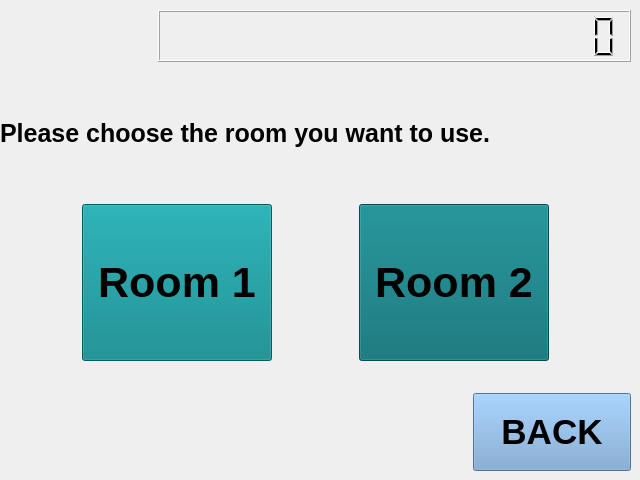
    <widget class="QWidget" name="Page2Register">
     <widget class="QWidget" name="verticalLayoutWidget_2">
      <property name="geometry">
       <rect>
        <x>0</x>
        <y>10</y>
        <width>631</width>
        <height>461</height>
       </rect>
      </property>
      <layout class="QVBoxLayout" name="verticalLayout_2" stretch="2,1,3,1,6,1,3">
       <item>
        <layout class="QHBoxLayout" name="horizontalLayout_7" stretch="1,3">
         <item>
          <spacer name="horizontalSpacer_13">
           <property name="orientation">
            <enum>Qt::Horizontal</enum>
           </property>
           <property name="sizeHint" stdset="0">
            <size>
             <width>40</width>
             <height>20</height>
            </size>
           </property>
          </spacer>
         </item>
         <item>
          <widget class="QLCDNumber" name="pLCDClock2">
           <property name="digitCount">
            <number>20</number>
           </property>
          </widget>
         </item>
        </layout>
       </item>
       <item>
        <spacer name="verticalSpacer_19">
         <property name="orientation">
          <enum>Qt::Vertical</enum>
         </property>
         <property name="sizeHint" stdset="0">
          <size>
           <width>20</width>
           <height>20</height>
          </size>
         </property>
        </spacer>
       </item>
       <item>
        <layout class="QHBoxLayout" name="horizontalLayout_8" stretch="3,1">
         <item>
          <widget class="QLabel" name="label_4">
           <property name="font">
            <font>
             <family>Ubuntu</family>
             <pointsize>19</pointsize>
             <weight>75</weight>
             <bold>true</bold>
            </font>
           </property>
           <property name="text">
            <string>Please choose the room you want to use.</string>
           </property>
          </widget>
         </item>
         <item>
          <spacer name="horizontalSpacer_14">
           <property name="orientation">
            <enum>Qt::Horizontal</enum>
           </property>
           <property name="sizeHint" stdset="0">
            <size>
             <width>20</width>
             <height>20</height>
            </size>
           </property>
          </spacer>
         </item>
        </layout>
       </item>
       <item>
        <spacer name="verticalSpacer_11">
         <property name="orientation">
          <enum>Qt::Vertical</enum>
         </property>
         <property name="sizeHint" stdset="0">
          <size>
           <width>20</width>
           <height>20</height>
          </size>
         </property>
        </spacer>
       </item>
       <item>
        <layout class="QHBoxLayout" name="horizontalLayout_9">
         <item>
          <spacer name="horizontalSpacer_17">
           <property name="orientation">
            <enum>Qt::Horizontal</enum>
           </property>
           <property name="sizeHint" stdset="0">
            <size>
             <width>40</width>
             <height>20</height>
            </size>
           </property>
          </spacer>
         </item>
         <item>
          <widget class="QPushButton" name="pPBRoom1">
           <property name="sizePolicy">
            <sizepolicy hsizetype="Minimum" vsizetype="Minimum">
             <horstretch>0</horstretch>
             <verstretch>0</verstretch>
            </sizepolicy>
           </property>
           <property name="font">
            <font>
             <family>Ubuntu</family>
             <pointsize>32</pointsize>
             <weight>75</weight>
             <bold>true</bold>
            </font>
           </property>
           <property name="styleSheet">
            <string notr="true">background-color: rgb(0, 130, 135);</string>
           </property>
           <property name="text">
            <string> Room 1 </string>
           </property>
           <property name="checkable">
            <bool>false</bool>
           </property>
           <property name="autoDefault">
            <bool>false</bool>
           </property>
          </widget>
         </item>
         <item>
          <spacer name="horizontalSpacer_15">
           <property name="orientation">
            <enum>Qt::Horizontal</enum>
           </property>
           <property name="sizeHint" stdset="0">
            <size>
             <width>20</width>
             <height>20</height>
            </size>
           </property>
          </spacer>
         </item>
         <item>
          <widget class="QPushButton" name="pPBRoom2">
           <property name="sizePolicy">
            <sizepolicy hsizetype="Minimum" vsizetype="Minimum">
             <horstretch>0</horstretch>
             <verstretch>0</verstretch>
            </sizepolicy>
           </property>
           <property name="font">
            <font>
             <family>Ubuntu</family>
             <pointsize>32</pointsize>
             <weight>75</weight>
             <bold>true</bold>
            </font>
           </property>
           <property name="styleSheet">
            <string notr="true">background-color: rgb(0, 105, 112);</string>
           </property>
           <property name="text">
            <string> Room 2 </string>
           </property>
           <property name="checkable">
            <bool>false</bool>
           </property>
          </widget>
         </item>
         <item>
          <spacer name="horizontalSpacer_16">
           <property name="orientation">
            <enum>Qt::Horizontal</enum>
           </property>
           <property name="sizeHint" stdset="0">
            <size>
             <width>40</width>
             <height>20</height>
            </size>
           </property>
          </spacer>
         </item>
        </layout>
       </item>
       <item>
        <spacer name="verticalSpacer_12">
         <property name="orientation">
          <enum>Qt::Vertical</enum>
         </property>
         <property name="sizeHint" stdset="0">
          <size>
           <width>20</width>
           <height>20</height>
          </size>
         </property>
        </spacer>
       </item>
       <item>
        <layout class="QHBoxLayout" name="horizontalLayout_10" stretch="3,1">
         <item>
          <spacer name="horizontalSpacer_31">
           <property name="orientation">
            <enum>Qt::Horizontal</enum>
           </property>
           <property name="sizeHint" stdset="0">
            <size>
             <width>40</width>
             <height>20</height>
            </size>
           </property>
          </spacer>
         </item>
         <item>
          <widget class="QPushButton" name="pPBBack_Reg">
           <property name="sizePolicy">
            <sizepolicy hsizetype="Minimum" vsizetype="Minimum">
             <horstretch>0</horstretch>
             <verstretch>0</verstretch>
            </sizepolicy>
           </property>
           <property name="font">
            <font>
             <family>Ubuntu</family>
             <pointsize>26</pointsize>
             <weight>75</weight>
             <bold>true</bold>
            </font>
           </property>
           <property name="styleSheet">
            <string notr="true">background-color: rgb(114, 159, 207);</string>
           </property>
           <property name="text">
            <string>BACK</string>
           </property>
          </widget>
         </item>
        </layout>
       </item>
      </layout>
     </widget>
    </widget>
